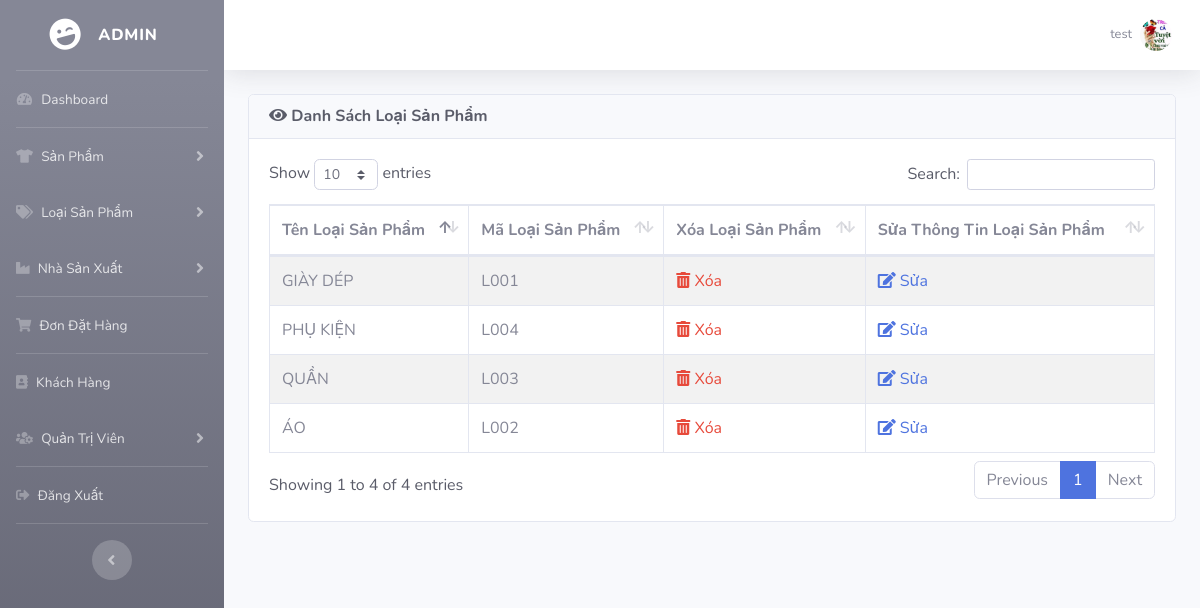
The app's page /admin/index.php?view_cat (signed in) with its own data.
### tables this page shows
CREATE TABLE `LOAISP` (
  `MA_LOAISP` varchar(10) NOT NULL,
  `TEN_LOAISP` varchar(50) NOT NULL
);

### admin/includes/database.php (called while the page is built, shortened)
<?php
    class MyConnect {
        private $conn;
        public function __construct() {
            $this->host = "localhost:8889";
            $this->user = "root";
            $this->passwd = "root";
            $this->database = "cuahang";
            $this->conn = new mysqli($this->host,$this->user,$this->passwd,$this->database);
        }
        public function isConnected() {
            return true;
        }
        public function query($query) {
            if($this->isConnected()) {
                $tableData = mysqli_query($this->conn,$query);
                return $tableData;
            }
        }
    }
?>

### admin/view_cat.php (the view)
<?php
if(!isset($_SESSION['admin_email'])){
    echo "<script>window.open('login.php','_self')</script>";
}
else {
?>
<div class="row">
    <div class="col-lg-12">
        <div class="card text-dark mb-4">
            <div class="card-header">
                <h6 class="m-0 font-weight-bold"><i class="fas fa-eye"></i> Danh Sách Loại Sản Phẩm</div></h6>
            <div class="card-body">
                <div class="table-responsive">
                    <table id="product_table" class="table table-bordered table-striped" width="100%" cellspacing="0">
                        <thead>
                            <tr>
                                <th>Tên Loại Sản Phẩm</th>
                                <th>Mã Loại Sản Phẩm</th>
                                <th>Xóa Loại Sản Phẩm</th>
                                <th>Sửa Thông Tin Loại Sản Phẩm</th>
                            </tr>
                        </thead>
                        <tbody>
                        <?php
                            $getCatQry = "select * from LOAISP";
                            $result = $MyConn->query($getCatQry);
                            while($row = mysqli_fetch_array($result)) {
                                $cat_id = $row['MA_LOAISP'];
                                $cat_name = $row['TEN_LOAISP'];
                        ?>
                            <tr>
                                <td> <?php echo $cat_name ?></td>
                                <td> <?php echo $cat_id ?> </td>
                                <td>
                                    <a href="index.php?delete_cat=<?php echo $cat_id ?>" class="text-danger" style="text-decoration: none">
                                        <i class="fas fa-trash-alt"></i>
                                            Xóa
                                    </a>
                                </td>
                                <td>
                                    <a href="index.php?edit_cat=<?php echo $cat_id ?>" style="text-decoration: none">
                                        <i class="fas fa-edit" ></i>
                                            Sửa
                                        </a>
                                </td>
                            </tr>
                            <?php } ?>
                        </tbody>
                    </table>
                </div>
            </div>
        </div>
    </div>
</div>
<?php } ?>

### admin/index.php (shortened to what this page needs)
<?php
include("includes/database.php");
if(!isset($_SESSION['admin_email'])){
echo "<script>window.open('login.php','_self')</script>";
}
else {
?>
<?php
$MyConn = new MyConnect();
$admin_session = $_SESSION['admin_email'];
$getAdminQry = "select * from admin where Email='$admin_session'";
$getAdmin = $MyConn->query($getAdminQry);
$row_admin = mysqli_fetch_array($getAdmin);
$admin_name = $row_admin['Name'];
$admin_image = $row_admin['Image'];
?>
<!DOCTYPE html>
<html lang="en">
<head>
    <link href="vendor/fontawesome-free/css/all.min.css" rel="stylesheet" type="text/css">
    <link href="css/sb-admin-2.min.css" rel="stylesheet">
    <link href="css/thumb.css" rel="stylesheet">
    <link href="css/style.css" rel="stylesheet">
    <link href="vendor/datatables/dataTables.bootstrap4.min.css" rel="stylesheet">
</head>
<body id="page-top">
    <div id="wrapper">
    <?php include("includes/sidebars.php");  ?>
        <div id="content-wrapper" class="d-flex flex-column">
            <div id="content">
                <nav class="navbar navbar-expand navbar-light bg-white topbar mb-4 static-top shadow">
                    <ul class="navbar-nav ml-auto">
                        <li class="nav-item dropdown no-arrow">
                            <a class="nav-link dropdown-toggle" href="#" id="userDropdown" role="button"
                                data-toggle="dropdown" aria-haspopup="true" aria-expanded="false">
                                <span class="mr-2 d-none d-lg-inline text-gray-600 small"> <?php echo $admin_name ?></span>
                                <img class="img-profile rounded-circle"
                                    src="<?php echo "admin_images/".$admin_image ?>">
                            </a>
                        </li>
                    </ul>
                </nav>
                <div class="container-fluid">
                    <?php
                    if(isset($_GET['dashboard'])) {
                        include("dashboard.php");
                    }
                    else if(isset($_GET['insert_product'])) {
                        include("insert_product.php");
                    }
                    else if(isset($_GET['view_product'])) {
                        include("view_product.php");
                    }
                    else if(isset($_GET['edit_product'])) {
                        include("edit_product.php");
                    }
                    else if(isset($_GET['delete_product'])) {
                        include("delete_product.php");
                    }
                    else if(isset($_GET['insert_cat'])) {
                        include("insert_cat.php");
                    }
                    else if(isset($_GET['view_cat'])) {
                        include("view_cat.php");
                    }
                    ?>
                </div>
            </div>
        </div>
    </div>
</body>
</html>
<?php } ?>

### records on screen
loaisp: TEN_LOAISP "GIÀY DÉP", MA_LOAISP "L001"
loaisp: TEN_LOAISP "ÁO", MA_LOAISP "L002"
loaisp: TEN_LOAISP "QUẦN", MA_LOAISP "L003"
loaisp: TEN_LOAISP "PHỤ KIỆN", MA_LOAISP "L004"

### other values on screen
$admin_name "test"
